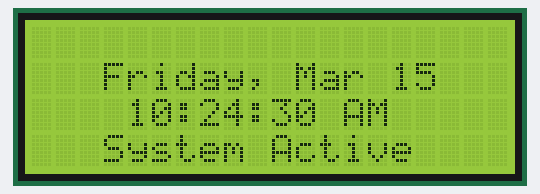
A program run on a simulated Raspberry Pi (BCM pin numbers). Parts: 20×4 character LCD. The clock reads 2024-03-15 10:24:30 at power-on unless the program sets it; what the program prints to the terminal is not drawn.

Above: at 0.2 s.
At 7.9 s:
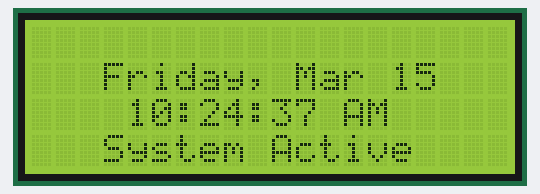
At 14.5 s:
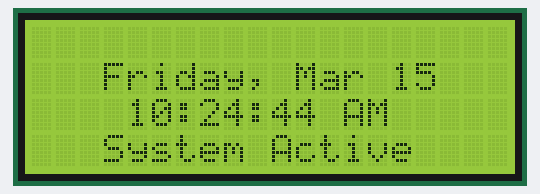
At 20.1 s:
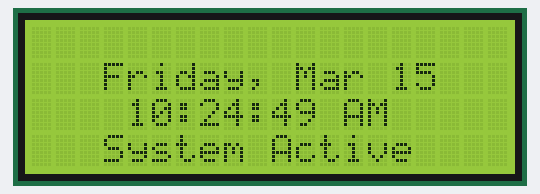
At 30.0 s:
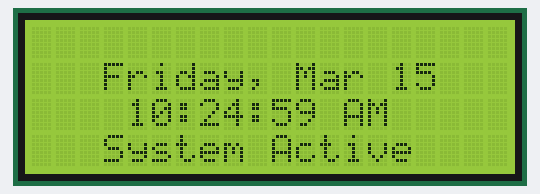
At 38.9 s:
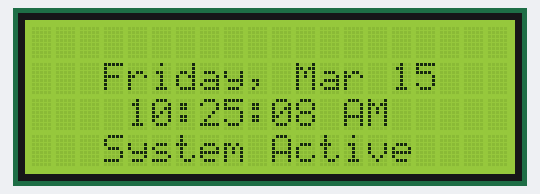

Measured:
- what the display in image 2 shows lasts 1.1 s, from 14.5 s to 15.6 s

The program:

clock.py
```python
import time
from RPLCD.i2c import CharLCD
from datetime import datetime

# Initialize the LCD
# Address is usually 0x27. If it fails, run `i2cdetect -y 1` to confirm.
try:
    lcd = CharLCD(i2c_expander='PCF8574', address=0x27, port=1,
                  cols=20, rows=4, dotsize=8)
except Exception as e:
    print(f"Error connecting to LCD: {e}")
    exit()

def run_clock():
    print("LCD Clock started. Press Ctrl+C to stop.")
    lcd.clear()

    # We use a simple counter to only clear the screen if needed,
    # preventing that annoying "flicker" on every update.
    last_minute = -1

    try:
        while True:
            now = datetime.now()

            # Formatting strings
            date_str = now.strftime("%A, %b %d")
            time_str = now.strftime("%I:%M:%S %p")

            # Row 1: Date (Centered)
            lcd.cursor_pos = (1, 0)
            lcd.write_string(date_str.center(20))

            # Row 2: Time (Centered)
            lcd.cursor_pos = (2, 0)
            lcd.write_string(time_str.center(20))

            # Row 3: Optional Status (e.g., Appwrite Link)
            lcd.cursor_pos = (3, 0)
            lcd.write_string("System Active".center(20))

            time.sleep(1)

    except KeyboardInterrupt:
        lcd.clear()
        lcd.backlight_enabled = False
        print("\nClock stopped and backlight off.")

if __name__ == "__main__":
    run_clock()
```
